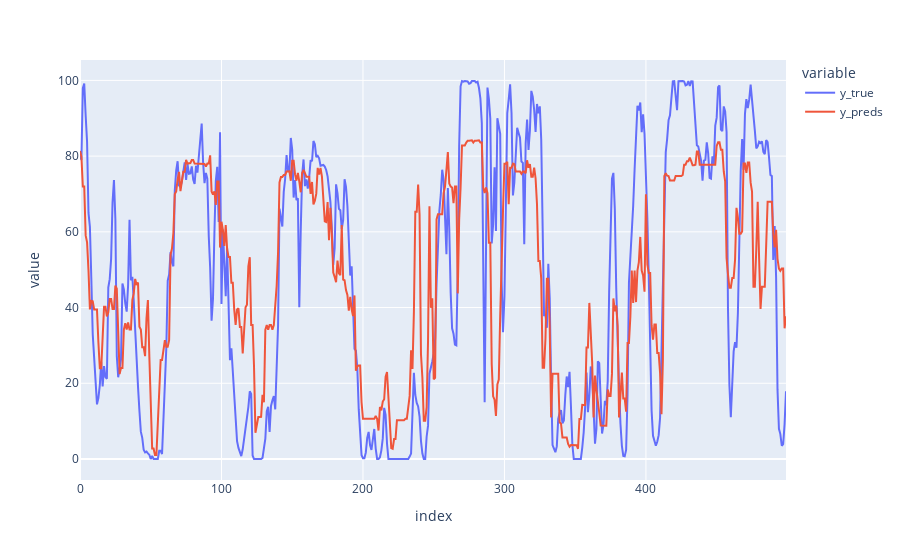

Notebook code for this chart:
### Markdown cell above
### Plot predictions

### Code cell
import plotly.express as px

df = pd.DataFrame({"y_true": y_true, "y_preds": y_preds}).head(500)
fig = px.line(df, y=["y_true", "y_preds"], title='')
fig.show()

### Figure 1 — Plotly figure (JSON) as saved in the notebook; plotly's stock layout.template omitted (floating-point values rounded to 4 significant figures; data arrays with more than 128 entries replaced by an {"elided": "..."} marker saying what was removed)
{"data": [{"hovertemplate": "variable=y_true<br>index=%{x}<br>value=%{y}<extra></extra>", "legendgroup": "y_true", "line": {"color": "#636efa", "dash": "solid"}, "marker": {"symbol": "circle"}, "mode": "lines", "name": "y_true", "orientation": "v", "showlegend": true, "type": "scatter", "x": {"elided": "500 int values"}, "xaxis": "x", "y": {"elided": "500 float values"}, "yaxis": "y"}, {"hovertemplate": "variable=y_preds<br>index=%{x}<br>value=%{y}<extra></extra>", "legendgroup": "y_preds", "line": {"color": "#EF553B", "dash": "solid"}, "marker": {"symbol": "circle"}, "mode": "lines", "name": "y_preds", "orientation": "v", "showlegend": true, "type": "scatter", "x": {"elided": "500 int values"}, "xaxis": "x", "y": {"elided": "500 float values"}, "yaxis": "y"}], "layout": {"legend": {"title": {"text": "variable"}, "tracegroupgap": 0}, "margin": {"t": 60}, "xaxis": {"anchor": "y", "domain": [0, 1], "title": {"text": "index"}}, "yaxis": {"anchor": "x", "domain": [0, 1], "title": {"text": "value"}}}}
